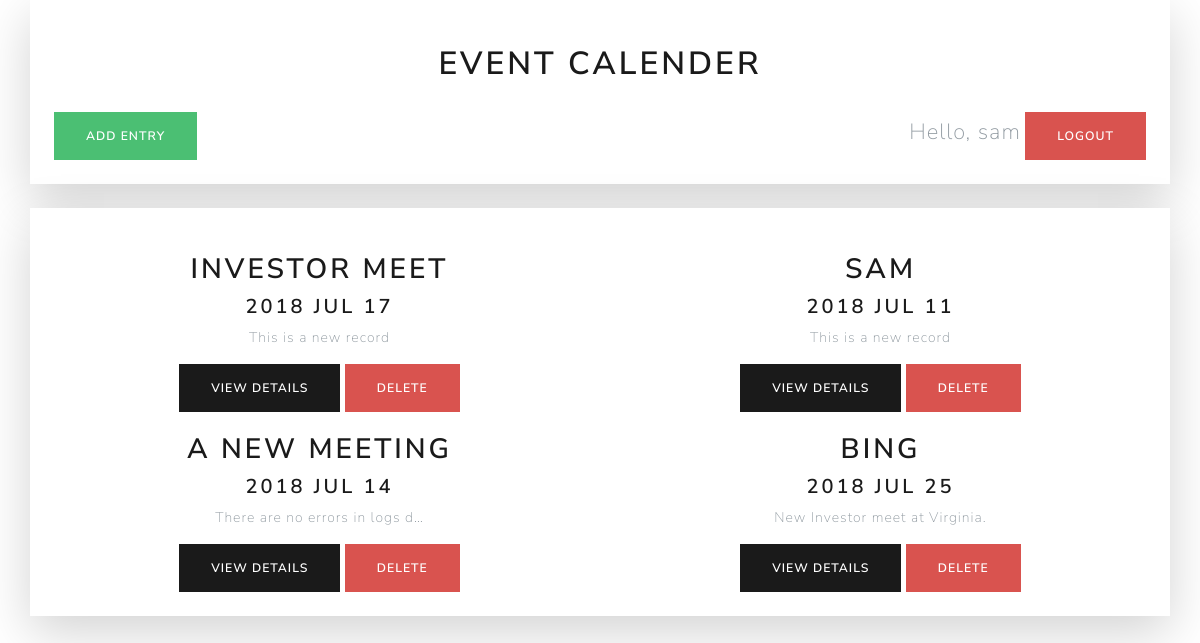
Screenshot of /calender/ (signed in) with the database file from the repository.
### myapp/models.py (models this page shows, shortened)
class Entry(models.Model):
    name = models.CharField(max_length=100)
    author = models.ForeignKey(User, on_delete=models.CASCADE)
    date = models.DateTimeField()
    description = models.TextField()
    created = models.DateTimeField(auto_now_add=True)

### myapp/views.py (the view)
# urls.py: path('calender/',views.calender, name='calender'),
@login_required
def calender(request):
    entries = Entry.objects.filter(author=request.user)
    return render(request,'myapp/calender.html',{'entries':entries})

### myapp/templates/myapp/calender.html
{% extends 'myapp/base.html'%}
{% block content %}
<div class="container shadow-lg p-4 mb-4 bg-white">
  <br>
  <div class="row">
    <div class="col text-center ">
      <h1>Event Calender</h1><br>
      {% if request.user.is_authenticated %}
    </div>
  </div>
    <div class="d-inline">
      <a href="{% url 'add' %}" class="btn btn-success">Add Entry</a>
    </div>
    <div class="d-inline float-right">
      <span style="font-size:22px;">Hello, {{request.user.username}}</span>
      <a href="{% url 'logout' %}" class="btn btn-danger">Logout</a>
      {%endif%}
    </div>
</div>
<div class="container shadow-lg p-4 mb-4 bg-white">
  <div class="row">
    {% for entry in entries %}
      {% include 'myapp/_calender_entry.html'%}
    {% endfor %}
  </div>
</div>
{% endblock %}

### myapp/templates/myapp/base.html (shortened to what this page needs)
<!DOCTYPE html>
{% load staticfiles %}
<html lang="en" dir="ltr">
  <head>
    <link rel="stylesheet" href="{% static 'myapp/css/bootstrap.css'%}">
  </head>
  <body>
    {% block content%}
    {% endblock %}
  </body>
</html>

### myapp/templates/myapp/_calender_entry.html
<div class="col-lg-6 mx-auto text-center">
  <br>
  <h2>{{entry.name}}</h2>
  <h4>{{entry.date|date:'Y M d'}}</h4>
  <p>{{entry.description|truncatechars:30}}</p>
  <a href="{% url 'details' pk=entry.id %}" class="btn btn-primary">View details</a>
  <a href="{% url 'delete' pk=entry.id %}" class="btn btn-danger">Delete</a>
  <br>
</div>

### rows the page displays
Entry: name "INVESTOR MEET", date "2018 JUL 17", description "This is a new record"
Entry: name "SAM", date "2018 JUL 11", description "This is a new record"
Entry: name "A NEW MEETING", date "2018 JUL 14", description "There are no errors in logs d…"
Entry: name "BING", date "2018 JUL 25", description "New Investor meet at Virginia."

### other values shown
{{ request.user.username }} "sam"
